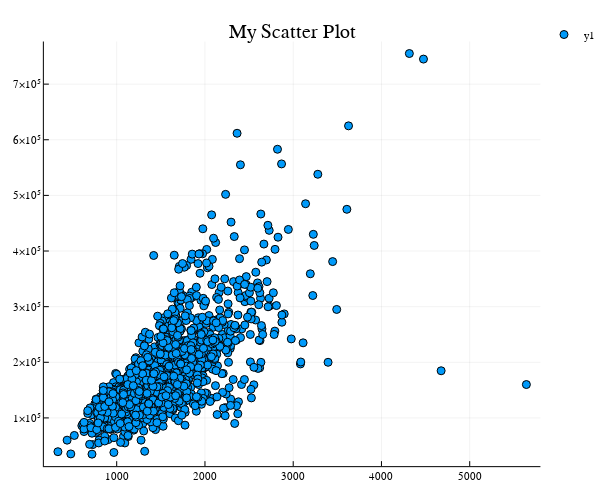

Here is the notebook cell this chart was saved with:
### Code cell
Plots.plot(housing_df[:GrLivArea],housing_df[:SalePrice],seriestype=:scatter,title="My Scatter Plot")

### Figure 1 — Plotly figure (JSON) as saved in the notebook; plotly's stock layout.template omitted (floating-point values rounded to 4 significant figures; data arrays with more than 128 entries replaced by an {"elided": "..."} marker saying what was removed)
{"data": [{"colorbar": {"title": ""}, "hoverinfo": "text", "legendgroup": "y1", "marker": {"color": "rgba(0, 154, 250, 1.000)", "line": {"color": "rgba(0, 0, 0, 1.000)", "width": 1}, "size": 8, "symbol": "circle"}, "mode": "markers", "name": "y1", "showlegend": true, "text": {"elided": "1460 null values"}, "type": "scatter", "x": {"elided": "1460 int values"}, "xaxis": "x1", "y": {"elided": "1460 int values"}, "yaxis": "y1", "zmax": 0.1, "zmin": -0.1}], "layout": {"annotations": [{"font": {"color": "rgba(0, 0, 0, 1.000)", "family": "sans-serif", "size": 20}, "rotation": 0, "showarrow": false, "text": "My Scatter Plot", "x": 0.537, "xanchor": "center", "xref": "paper", "y": 1, "yanchor": "top", "yref": "paper"}], "height": 500, "legend": {"bgcolor": "rgba(255, 255, 255, 1.000)", "bordercolor": "rgba(0, 0, 0, 1.000)", "font": {"color": "rgba(0, 0, 0, 1.000)", "family": "sans-serif", "size": 11}, "tracegroupgap": 0, "x": 1, "y": 1}, "margin": {"b": 20, "l": 0, "r": 0, "t": 20}, "paper_bgcolor": "rgba(255, 255, 255, 1.000)", "plot_bgcolor": "rgba(255, 255, 255, 1.000)", "showlegend": true, "width": 600, "xaxis": {"anchor": "y1", "domain": [0.08064, 0.9934], "gridcolor": "rgba(0, 0, 0, 0.100)", "gridwidth": 0.5, "linecolor": "rgba(0, 0, 0, 1.000)", "mirror": false, "range": [174.8, 5801.0], "showgrid": true, "showline": true, "showticklabels": true, "tickangle": 0, "tickcolor": "rgb(0, 0, 0)", "tickfont": {"color": "rgba(0, 0, 0, 1.000)", "family": "sans-serif", "size": 11}, "tickmode": "array", "ticks": "inside", "ticktext": ["1000", "2000", "3000", "4000", "5000"], "tickvals": [1000, 2000, 3000, 4000, 5000], "title": "", "titlefont": {"color": "rgba(0, 0, 0, 1.000)", "family": "sans-serif", "size": 15}, "type": "-", "visible": true, "zeroline": false, "zerolinecolor": "rgba(0, 0, 0, 1.000)"}, "yaxis": {"anchor": "x1", "domain": [0.0301, 0.9532], "gridcolor": "rgba(0, 0, 0, 0.100)", "gridwidth": 0.5, "linecolor": "rgba(0, 0, 0, 1.000)", "mirror": false, "range": [13297, 776603], "showgrid": true, "showline": true, "showticklabels": true, "tickangle": 0, "tickcolor": "rgb(0, 0, 0)", "tickfont": {"color": "rgba(0, 0, 0, 1.000)", "family": "sans-serif", "size": 11}, "tickmode": "array", "ticks": "inside", "ticktext": ["1×10⁵", "2×10⁵", "3×10⁵", "4×10⁵", "5×10⁵", "6×10⁵", "7×10⁵"], "tickvals": [100000, 200000, 300000, 400000, 500000, 600000, 700000], "title": "", "titlefont": {"color": "rgba(0, 0, 0, 1.000)", "family": "sans-serif", "size": 15}, "type": "-", "visible": true, "zeroline": false, "zerolinecolor": "rgba(0, 0, 0, 1.000)"}}}
